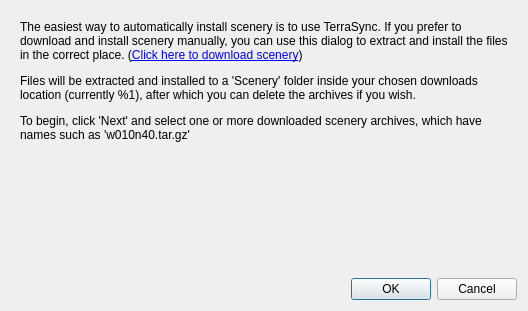
<?xml version="1.0" encoding="UTF-8"?>
<ui version="4.0">
 <class>InstallSceneryDialog</class>
 <widget class="QDialog" name="InstallSceneryDialog">
  <property name="geometry">
   <rect>
    <x>0</x>
    <y>0</y>
    <width>528</width>
    <height>311</height>
   </rect>
  </property>
  <property name="windowTitle">
   <string>Install scenery</string>
  </property>
  <property name="windowIcon">
   <iconset resource="resources.qrc">
    <normaloff>:/app-icon-large</normaloff>:/app-icon-large</iconset>
  </property>
  <layout class="QVBoxLayout" name="verticalLayout">
   <item>
    <widget class="QStackedWidget" name="stack">
     <property name="currentIndex">
      <number>0</number>
     </property>
     <widget class="QWidget" name="page">
      <layout class="QVBoxLayout" name="verticalLayout_2" stretch="0,1">
       <item>
        <widget class="QLabel" name="introText">
         <property name="text">
          <string>&lt;html&gt;&lt;head/&gt;&lt;body&gt;&lt;p&gt;The easiest way to automatically install scenery is to use TerraSync. If you prefer to download and install scenery manually, you can use this dialog to extract and install the files in the correct place. (&lt;a href=&quot;http://ns334561.ip-5-196-65.eu/~fgscenery/WS2.0/scenery-2.0.1.html&quot;&gt;&lt;span style=&quot; text-decoration: underline; color:#0000ff;&quot;&gt;Click here to download scenery&lt;/span&gt;&lt;/a&gt;)&lt;/p&gt;&lt;p&gt;Files will be extracted and installed to a 'Scenery' folder inside your chosen downloads location (currently %1), after which you can delete the archives if you wish.&lt;/p&gt;&lt;p&gt;To begin, click 'Next' and select one or more downloaded scenery archives, which have names such as 'w010n40.tar.gz'&lt;/p&gt;&lt;/body&gt;&lt;/html&gt;</string>
         </property>
         <property name="wordWrap">
          <bool>true</bool>
         </property>
         <property name="openExternalLinks">
          <bool>true</bool>
         </property>
        </widget>
       </item>
       <item>
        <spacer name="verticalSpacer">
         <property name="orientation">
          <enum>Qt::Vertical</enum>
         </property>
         <property name="sizeHint" stdset="0">
          <size>
           <width>20</width>
           <height>40</height>
          </size>
         </property>
        </spacer>
       </item>
      </layout>
     </widget>
     <widget class="QWidget" name="page_2">
      <layout class="QVBoxLayout" name="verticalLayout_3" stretch="0,0,0,1,0">
       <item>
        <widget class="QLabel" name="description">
         <property name="sizePolicy">
          <sizepolicy hsizetype="Preferred" vsizetype="Minimum">
           <horstretch>0</horstretch>
           <verstretch>0</verstretch>
          </sizepolicy>
         </property>
         <property name="text">
          <string>Please wait, verifying and extracting scenery...</string>
         </property>
        </widget>
       </item>
       <item>
        <spacer name="verticalSpacer_2">
         <property name="orientation">
          <enum>Qt::Vertical</enum>
         </property>
         <property name="sizeHint" stdset="0">
          <size>
           <width>20</width>
           <height>40</height>
          </size>
         </property>
        </spacer>
       </item>
       <item>
        <widget class="QLabel" name="progressText">
         <property name="text">
          <string>TextLabel</string>
         </property>
        </widget>
       </item>
       <item>
        <widget class="QProgressBar" name="progressBar">
         <property name="maximum">
          <number>100</number>
         </property>
         <property name="value">
          <number>-1</number>
         </property>
        </widget>
       </item>
       <item>
        <spacer name="verticalSpacer_3">
         <property name="orientation">
          <enum>Qt::Vertical</enum>
         </property>
         <property name="sizeHint" stdset="0">
          <size>
           <width>20</width>
           <height>40</height>
          </size>
         </property>
        </spacer>
       </item>
      </layout>
     </widget>
     <widget class="QWidget" name="page_3">
      <layout class="QVBoxLayout" name="verticalLayout_4">
       <item>
        <widget class="QLabel" name="resultsSummaryLabel">
         <property name="text">
          <string>Successfully installed the scenery files to '%1'. This location will be added to the list of additional sceneries to be used.</string>
         </property>
         <property name="alignment">
          <set>Qt::AlignLeading|Qt::AlignLeft|Qt::AlignTop</set>
         </property>
         <property name="wordWrap">
          <bool>true</bool>
         </property>
        </widget>
       </item>
      </layout>
     </widget>
    </widget>
   </item>
   <item>
    <widget class="QDialogButtonBox" name="buttonBox">
     <property name="orientation">
      <enum>Qt::Horizontal</enum>
     </property>
     <property name="standardButtons">
      <set>QDialogButtonBox::Cancel|QDialogButtonBox::Ok</set>
     </property>
    </widget>
   </item>
  </layout>
 </widget>
 <resources>
  <include location="resources.qrc"/>
 </resources>
 <connections>
  <connection>
   <sender>buttonBox</sender>
   <signal>accepted()</signal>
   <receiver>InstallSceneryDialog</receiver>
   <slot>accept()</slot>
   <hints>
    <hint type="sourcelabel">
     <x>248</x>
     <y>254</y>
    </hint>
    <hint type="destinationlabel">
     <x>157</x>
     <y>274</y>
    </hint>
   </hints>
  </connection>
  <connection>
   <sender>buttonBox</sender>
   <signal>rejected()</signal>
   <receiver>InstallSceneryDialog</receiver>
   <slot>reject()</slot>
   <hints>
    <hint type="sourcelabel">
     <x>316</x>
     <y>260</y>
    </hint>
    <hint type="destinationlabel">
     <x>286</x>
     <y>274</y>
    </hint>
   </hints>
  </connection>
 </connections>
</ui>
